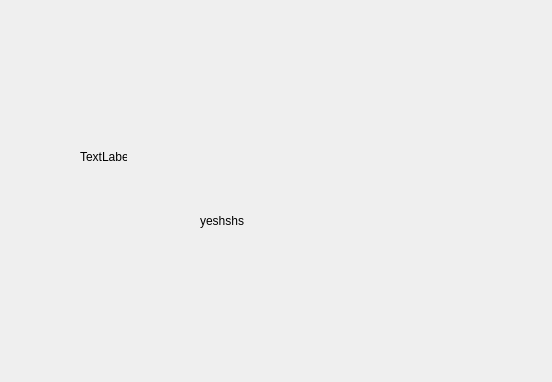
<?xml version="1.0" encoding="UTF-8"?>
<ui version="4.0">
 <class>hint</class>
 <widget class="QWidget" name="hint">
  <property name="geometry">
   <rect>
    <x>0</x>
    <y>0</y>
    <width>552</width>
    <height>382</height>
   </rect>
  </property>
  <property name="windowTitle">
   <string>Form</string>
  </property>
  <widget class="QLabel" name="label">
   <property name="geometry">
    <rect>
     <x>200</x>
     <y>100</y>
     <width>311</width>
     <height>241</height>
    </rect>
   </property>
   <property name="text">
    <string>yeshshs</string>
   </property>
  </widget>
  <widget class="QLabel" name="label_2">
   <property name="geometry">
    <rect>
     <x>80</x>
     <y>150</y>
     <width>47</width>
     <height>13</height>
    </rect>
   </property>
   <property name="text">
    <string>TextLabel</string>
   </property>
  </widget>
 </widget>
 <resources/>
 <connections/>
</ui>
